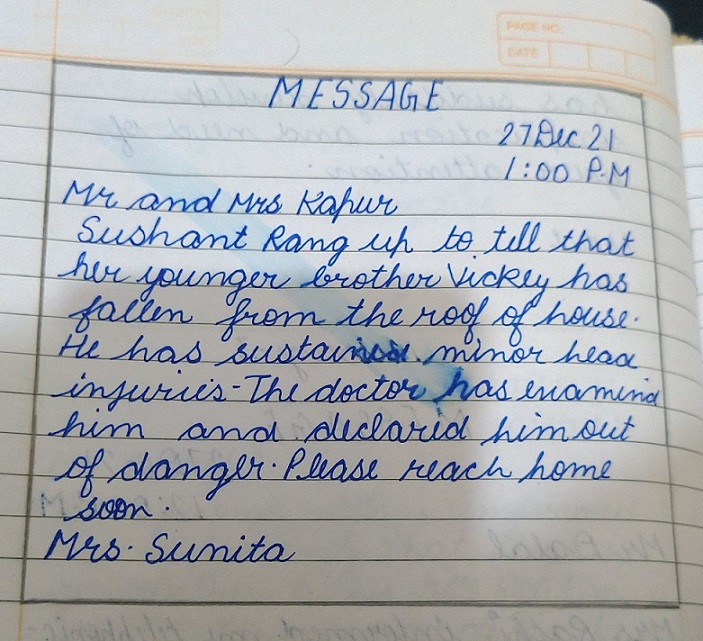
#> input picture data/document.jpg, 703 x 641 px
$ python adaptive_threshold.py
#> lines starting #> are read from the running program, lines starting #| are printed output that depends on the picture; after the words box and inside, x2 and y2 are one past the last pixel; in counts of white or black regions, pixels touching at a corner belong together
# FatheVision AI  code
import cv2


def apply_adaptive_threshold(img):
    """
    convert a gray scale image into binary image based variable threshold for a given region

    Args:
        img: gray scale input image

    Returns:
        binary image
        """
    thresh_img = cv2.adaptiveThreshold(img, 255, cv2.ADAPTIVE_THRESH_GAUSSIAN_C,
                                    cv2.THRESH_BINARY, 199, 10)
    return thresh_img

def main():
    image_path = "../data/document.jpg"
    image = cv2.imread(image_path)
#> image is the input picture: shape (641, 703, 3); mean B, G, R 180.4, 176.3, 173.1
    image_gray = cv2.cvtColor(image, cv2.COLOR_BGR2GRAY)
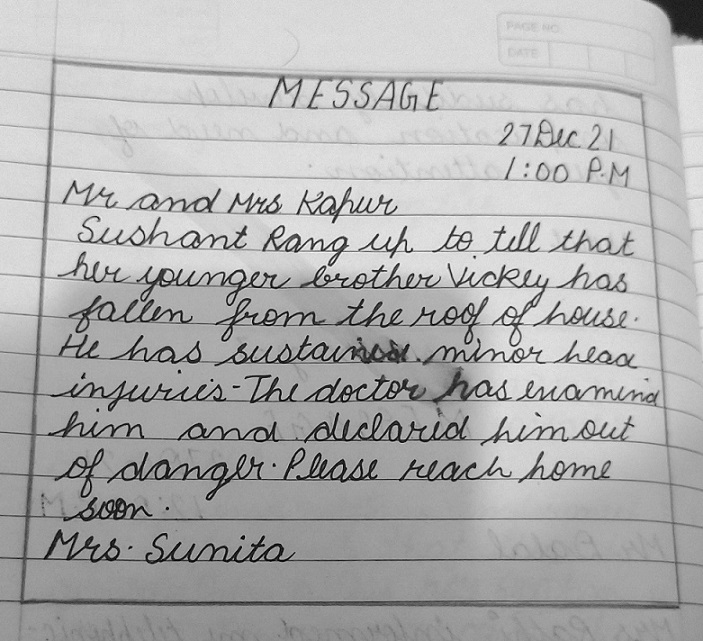
#> image_gray: shape (641, 703); min 1, max 254, mean 175.8
    thresh_image = apply_adaptive_threshold(image_gray)
#> in apply_adaptive_threshold, `thresh_img = cv2.adaptiveThreshold(img, 255, cv2.ADAPTIVE_THRESH_GAUSS..`:
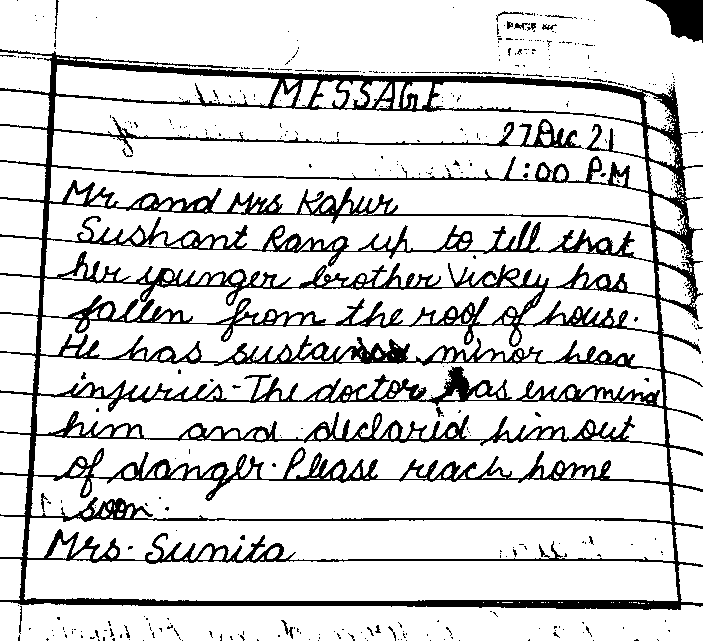
#> thresh_img: shape (641, 703); 84.1% white; 427 black regions (395 under 20 px), largest, box (x1, y1, x2, y2) and area: (0, 49, 703, 610) 67811, (646, 0, 703, 43) 1433, (281, 620, 293, 639) 66

    cv2.namedWindow("original_image")        # Create a named window
    cv2.moveWindow("original_image", 0, 0)
    cv2.namedWindow("threshold_image")        # Create a named window
    cv2.moveWindow("threshold_image", 800, 0)

    cv2.imshow('original_image', image)
    cv2.imshow('threshold_image', thresh_image)
    cv2.waitKey(0)
    cv2.destroyAllWindows()


if __name__ == "__main__":
    main()

$ run again, with data/horse.jpg copied over data/document.jpg
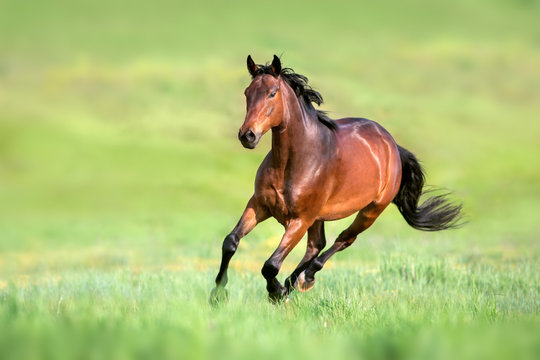
#> input picture data/horse.jpg, 540 x 360 px
#> in main, image is the input picture: shape (360, 540, 3); mean B, G, R 115, 190.9, 174.8
#> in main, `image_gray = cv2.cvtColor(image, cv2.COLOR_BGR2GRAY)`:
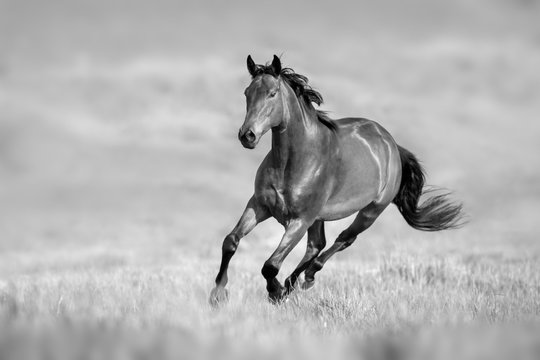
#> image_gray: shape (360, 540); min 0, max 251, mean 177.4
#> in apply_adaptive_threshold, `thresh_img = cv2.adaptiveThreshold(img, 255, cv2.ADAPTIVE_THRESH_GAUSS..`:
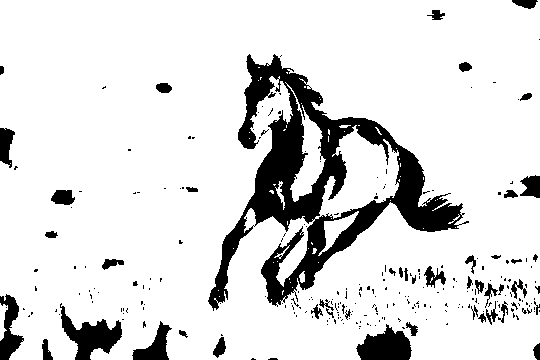
#> thresh_img: shape (360, 540); 86.4% white; 265 black regions (218 under 20 px), largest, box (x1, y1, x2, y2) and area: (208, 54, 469, 311) 17406, (60, 303, 122, 360) 1504, (356, 324, 412, 360) 1325

$ run again, with data/horse1.jpg copied over data/document.jpg
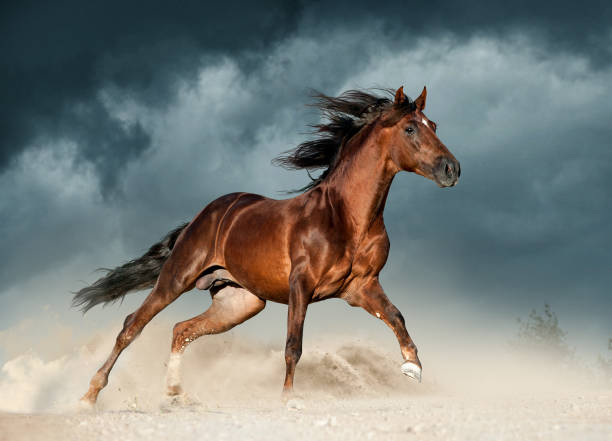
#> input picture data/horse1.jpg, 612 x 441 px
#> in main, image is the input picture: shape (441, 612, 3); mean B, G, R 125.1, 129.3, 125.5
#> in main, `image_gray = cv2.cvtColor(image, cv2.COLOR_BGR2GRAY)`:
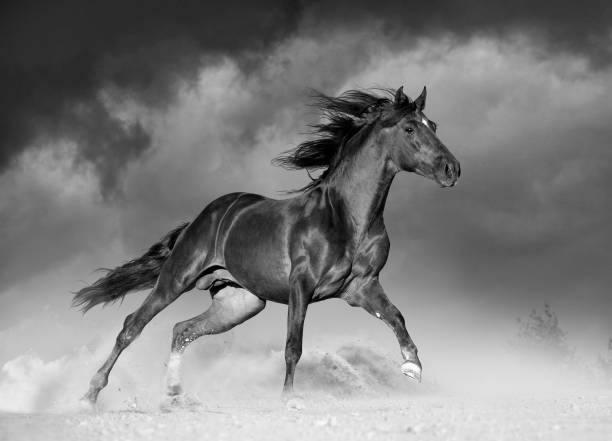
#> image_gray: shape (441, 612); min 0, max 254, mean 127.7
#> in apply_adaptive_threshold, `thresh_img = cv2.adaptiveThreshold(img, 255, cv2.ADAPTIVE_THRESH_GAUSS..`:
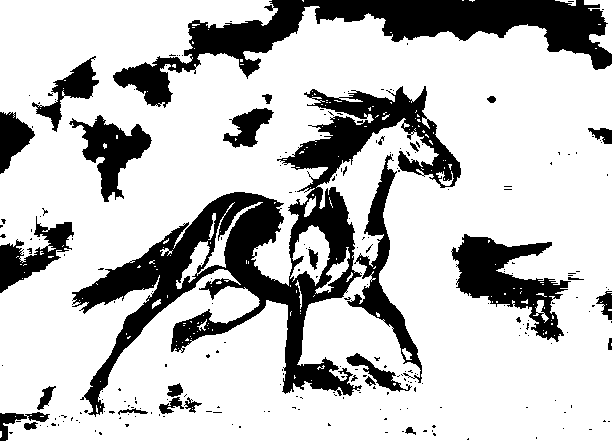
#> thresh_img: shape (441, 612); 76.2% white; 244 black regions (215 under 20 px), largest, box (x1, y1, x2, y2) and area: (72, 86, 461, 417) 27595, (113, 0, 612, 108) 15660, (451, 234, 571, 342) 5298
